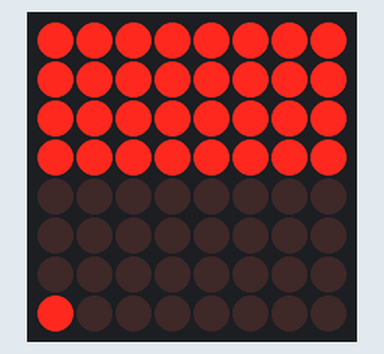
Bench run of a sketch on a simulated Arduino Uno, built with avr-gcc and run on an emulated ATmega328P. Shown: 8×8 LED matrix.

Above: at 0.5 s.
At 8.5 s:
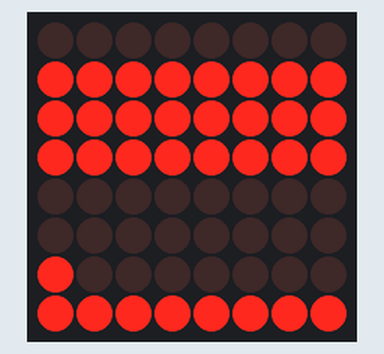
At 16.4 s:
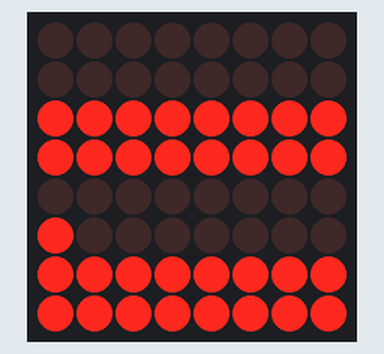
At 24.4 s:
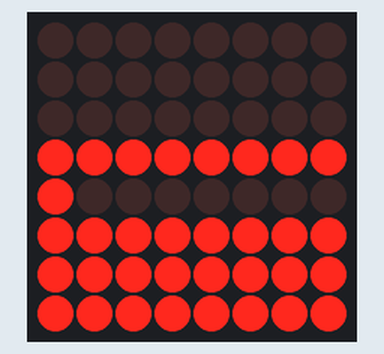
At 27.5 s:
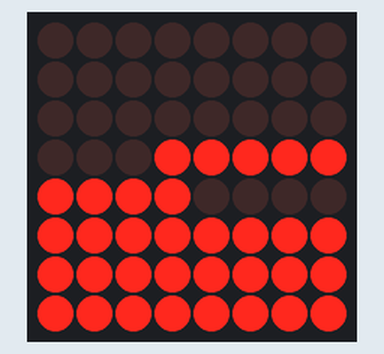
At 31.5 s:
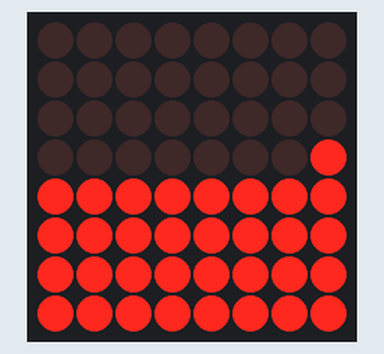

Measured:
- what the display in image 0 shows lasts 0.6 s, from 0.4 s to 1.0 s
- what the display in image 1 shows lasts 0.7 s, from 8.4 s to 9.1 s
- what the display in image 2 shows lasts 0.8 s, from 16.4 s to 17.2 s
- what the display in image 3 shows lasts 0.9 s, from 24.4 s to 25.3 s

The sketch:

clessidra.ino
```cpp
/**
 * La libreria LEDControl è reperibile qui:
 * http://wayoda.github.io/LedControl/
 * Oppure nel library manager come: LedControl di Eberhard Fahle
 */
#include "LedControl.h"

#define pinCLK 4
#define pinCS 3
#define pinDIN 2

#define ELEMENTS 1

LedControl led = LedControl(pinDIN, pinCLK, pinCS, ELEMENTS);

byte top[32], bottom[32];

void setup() {
  Serial.begin(9600);
  led.shutdown(0,false);  // Wake up displays
  led.setIntensity(0,1);  // Set intensity levels
  led.clearDisplay(0);  // Clear Displays

  fill(top);
  empty(bottom);

  Serial.begin(9600);
}

void loop() {
  for (int j = 0; j < 32; j++) {

    //disegna il top
    for (int r = 0; r < 4; r++){
      for (int c = 0; c < 8; c++){
        if (top[(r*8) + c] == 1) {
          led.setLed(0,r,c,true);
        } else {
          led.setLed(0,r,c,false);
        }
      }
    }

    //animazione
    int dc = 0; //colonna di discesa
    int rd = 4; //riga di discesa
    int passi = 0;
    for (int i = 0; i < 4-(int)(j/8); i++){
      led.setLed(0,rd+i,dc,true);
      delay(50);
      led.setLed(0,rd+i,dc,false);
      delay(50);
      passi++;  //conteggia i delay accumulati (ogni iterazione sono 100ms)
      //poi li uso in fondo
    }

    //tolgo 1 dal top e aggiungo al bottom
    top[j] = 0;
    bottom[j] = 1;
    //printa(bottom);

    //disegna il bottom
    for (int r = 0; r < 4; r++){
      for (int c = 0; c < 8; c++){
        if (bottom[(r*8) + c] == 1) {
          led.setLed(0,7-r,c,true);
        } else {
          led.setLed(0,7-r,c,false);
        }
      }
    }
    delay(1000-(100*passi));
  }
  fill(top);
  empty(bottom);
}

void fill(byte buff[]) {
  for (int i = 0; i < 32; i++) {
    buff[i] = 1;
  }
}

void empty(byte buff[]) {
  for (int i = 0; i < 32; i++) {
    buff[i] = 0;
  }
}

void printa(byte buff[]) {
  for (int i = 0; i < 32; i++) {
    Serial.print(buff[i]);
  }
  Serial.print("\n");
}
```
